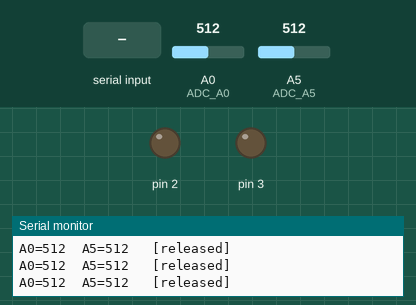
Simulated run of this sketch. Board: Arduino Uno, built with avr-gcc and run on an emulated ATmega328P. Parts: output pins drawn as LEDs (lit = HIGH), the last lines printed to the serial monitor. The inputs (shaded band) are chosen by the test bench; at power-on: A0 (ADC_A0) = 512, A5 (ADC_A5) = 512.

Above: at 1.3 s.
1.4 s: "d" received over Serial
At 2.2 s:
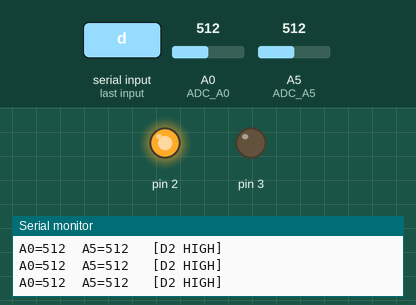
2.9 s: "b" received over Serial
At 3.3 s:
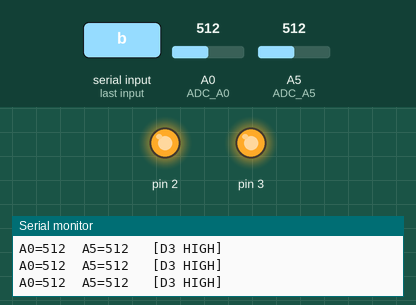
Timing chart, 0 to 5.9 s (numbered marks = the images above; inputs shaded):
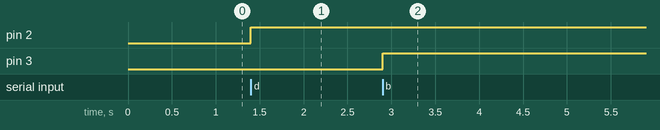

Measured:
- after the input at 1.4 s, pin 2: LOW → HIGH at once
- after the input at 2.9 s, pin 3: LOW → HIGH at once

The sketch:

xs-pin-mapper.ino
```cpp
// Kenwood XS physical pin mapper
//
// DO NOT change wiring yet.
//
// Commands:
//   d = drive D2 HIGH for 2 seconds
//   b = drive D3 HIGH for 2 seconds
//
// A0 and A5 are measured continuously.
//
// TX pins are NEVER actively driven LOW.
// Idle = INPUT / high-Z.

const uint8_t TX_D2 = 2;
const uint8_t TX_D3 = 3;

const uint8_t ADC_A0 = A0;
const uint8_t ADC_A5 = A5;

const uint32_t TEST_TIME_MS = 2000;
const uint32_t PRINT_INTERVAL_MS = 100;

uint8_t activePin = 255;

uint32_t testStartMs = 0;
uint32_t lastPrintMs = 0;


// ------------------------------------------------------------

void releaseLine(uint8_t pin) {
  pinMode(pin, INPUT);
}


void driveHigh(uint8_t pin) {
  digitalWrite(pin, HIGH);
  pinMode(pin, OUTPUT);
}


// ------------------------------------------------------------

void releaseAll() {
  releaseLine(TX_D2);
  releaseLine(TX_D3);

  activePin = 255;
}


void startTest(uint8_t pin) {

  releaseAll();

  Serial.print("# Driving D");
  Serial.print(pin);
  Serial.println(" HIGH for 2 seconds");

  driveHigh(pin);

  activePin = pin;
  testStartMs = millis();
}


// ------------------------------------------------------------

void printADC() {

  int a0 = analogRead(ADC_A0);
  int a5 = analogRead(ADC_A5);

  Serial.print("A0=");
  Serial.print(a0);

  Serial.print("  A5=");
  Serial.print(a5);

  if (activePin != 255) {
    Serial.print("   [D");
    Serial.print(activePin);
    Serial.print(" HIGH]");
  } else {
    Serial.print("   [released]");
  }

  Serial.println();
}


// ------------------------------------------------------------

void setup() {

  Serial.begin(115200);

  while (!Serial) {
  }

  // Safe startup: both TX pins high-Z.
  releaseAll();

  delay(100);

  Serial.println();
  Serial.println("KENWOOD XS PIN MAPPER");
  Serial.println();
  Serial.println("d = D2 HIGH for 2 sec");
  Serial.println("b = D3 HIGH for 2 sec");
  Serial.println();
}


// ------------------------------------------------------------

void loop() {

  uint32_t now = millis();


  // Periodic ADC display
  if (now - lastPrintMs >= PRINT_INTERVAL_MS) {

    lastPrintMs = now;

    printADC();
  }


  // End active test
  if (activePin != 255) {

    if (now - testStartMs >= TEST_TIME_MS) {

      Serial.print("# Releasing D");
      Serial.println(activePin);

      releaseAll();
    }
  }


  // Serial commands
  if (Serial.available()) {

    char c = Serial.read();

    if (c == 'd' || c == 'D') {

      startTest(TX_D2);

    } else if (c == 'b' || c == 'B') {

      startTest(TX_D3);
    }
  }
}
```
